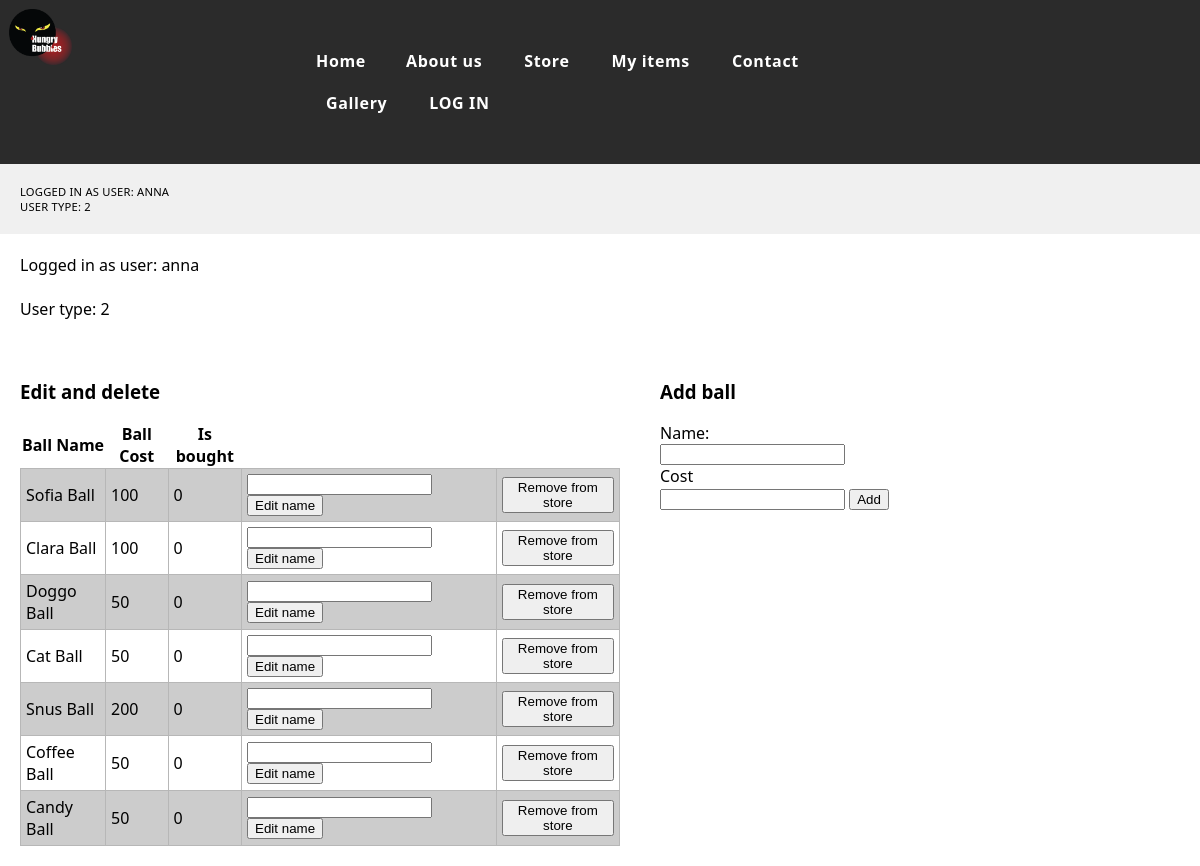
The app's page /moderator.php (signed in) with its own data.
### tables this page shows
CREATE TABLE `ball` (
  `name` varchar(30) NOT NULL,
  `img` varchar(100) NOT NULL,
  `cost` int(11) NOT NULL,
  `isBought` int(11) NOT NULL DEFAULT '0',
  `itemId` int(11) NOT NULL,
  `stock` int(11) NOT NULL DEFAULT '3'
);

### moderator.php (the view, shortened to what this page needs)
<?php
include("config.php");
include("header.php");
@ $db = new mysqli($dbserver, $dbuser, $dbpass, $dbname);
?>
<!doctype html>
<html>
<head>
<link rel="stylesheet" type="text/css" href="Styling/style.css">
</head>
<body>
<div class="headerImg page-n">
  <img src="styling/Img/hblogo.png" id="logo">
</div>
<div id="adminpage_wrap">
<?php
	if($_SESSION['userPermission']!=='2') {
	echo 'you do not have the permission to access this page';
	header('location:index.php');
	}else{
	    $query = "SELECT ball.name, ball.cost, ball.itemId, ball.isBought FROM ball";
		$stmt = $db->prepare($query);
		$stmt->bind_result($ballName, $ballCost, $ballid, $isBought);
		$stmt->execute();
		?>
		<div class="userInfo">
			<p>Logged in as user:
				<?php echo $_SESSION['username']; ?>
			</p>
			<br>
			<p>User type:
				<?php echo $_SESSION['userPermission']; ?>
			</p>
		</div>
		<div class="ballManage">
			<h3>Edit and delete</h3>
		<?php
		echo '<table>';
		echo '<tr class="trheader"><th>Ball Name</th> <th>Ball Cost</th> <th>Is bought</th></tr>';
		while ($stmt->fetch()) {
	    	echo "<tr>";
	   		echo "<td> $ballName </td><td> $ballCost </td><td> $isBought </td>";
	    		echo "<form method='get' action='edit.php'>
        				<td><input type='text' name='newname' id='newname'>
        				<button name='balledit' value='".$ballid."' type='submit'>Edit name</button></td>
	        			</form>";
	        	echo "<form method='get' action='delete.php'>
	        			<td><button name='ballremove' value='" . $ballid . "' type='submit'>Remove from store</button></td>
	        			</form>";
	    	echo "</tr>";
	    }
	    echo "</table>";
	}
?>
		</div>
		<div class="addnew">
			<h3>Add ball</h3>
			<form method="post" action="add.php">
			<p>Name:</p>
			<input type="text" name="ballName">
			<p>Cost</p>
			<input type="text" name="ballCost">
			<button name="addnew" type="submit">Add</button>
		</form>
		</div>
	</div>
</body>
</html>

### styling/style.css (style rules this page uses)
.headerImg.page-n { position: absolute; width: 23%; top: 0px; padding: 9px; }
#logo { width: inherit; }
body { font-family: 'Segoe UI'; width:100%; margin: 0px; }
p { margin: 0px; }
#adminpage_wrap { display: flex; flex-wrap: wrap; }
.userInfo { margin: 20px; width: 100%; }
.ballManage { margin: 20px; width: 50%; }
.ballManage table { border-collapse: collapse; }
.ballManage td { padding: 5px; border: 1px solid #b7b7b7; }
.ballManage tr:nth-child(even) { background:#ccc; }
.addNew { margin: 20px; }

### records on screen
ball: name "Sofia Ball", cost "100", isBought "0", $ballid 4 (drawn)
ball: name "Clara Ball", cost "100", isBought "0", $ballid 5 (drawn)
ball: name "Doggo Ball", cost "50", isBought "0", $ballid 6 (drawn)
ball: name "Cat Ball", cost "50", isBought "0", $ballid 7 (drawn)
ball: name "Snus Ball", cost "200", isBought "0", $ballid 8 (drawn)
ball: name "Coffee Ball", cost "50", isBought "0", $ballid 9 (drawn)
ball: name "Candy Ball", cost "50", isBought "0", $ballid 10 (drawn)

### other values on screen
$_SESSION['username'] "ANNA"
$_SESSION['userPermission'] "2"
$_SESSION['username'] "anna"
